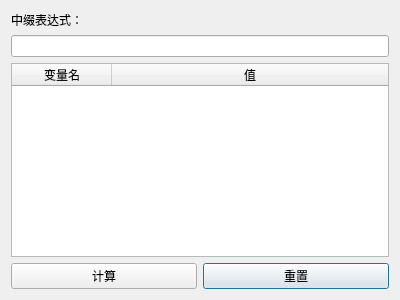
<?xml version="1.0" encoding="UTF-8"?>
<ui version="4.0">
 <class>EvaluateDialog</class>
 <widget class="QDialog" name="EvaluateDialog">
  <property name="geometry">
   <rect>
    <x>0</x>
    <y>0</y>
    <width>400</width>
    <height>300</height>
   </rect>
  </property>
  <property name="windowTitle">
   <string>求值</string>
  </property>
  <layout class="QVBoxLayout" name="verticalLayout">
   <item>
    <widget class="QLabel" name="label">
     <property name="text">
      <string>中缀表达式：</string>
     </property>
    </widget>
   </item>
   <item>
    <widget class="QLineEdit" name="lineEdit">
     <property name="alignment">
      <set>Qt::AlignmentFlag::AlignCenter</set>
     </property>
     <property name="readOnly">
      <bool>true</bool>
     </property>
    </widget>
   </item>
   <item>
    <widget class="QTableWidget" name="tableWidget">
     <property name="selectionBehavior">
      <enum>QAbstractItemView::SelectionBehavior::SelectRows</enum>
     </property>
     <property name="columnCount">
      <number>2</number>
     </property>
     <attribute name="horizontalHeaderStretchLastSection">
      <bool>true</bool>
     </attribute>
     <attribute name="verticalHeaderVisible">
      <bool>false</bool>
     </attribute>
     <column>
      <property name="text">
       <string>变量名</string>
      </property>
     </column>
     <column>
      <property name="text">
       <string>值</string>
      </property>
     </column>
    </widget>
   </item>
   <item>
    <layout class="QGridLayout" name="gridLayout">
     <item row="0" column="2">
      <widget class="QPushButton" name="resetButton">
       <property name="text">
        <string>重置</string>
       </property>
      </widget>
     </item>
     <item row="0" column="1">
      <widget class="QPushButton" name="calculateButton">
       <property name="text">
        <string>计算</string>
       </property>
      </widget>
     </item>
    </layout>
   </item>
  </layout>
 </widget>
 <resources/>
 <connections/>
</ui>
